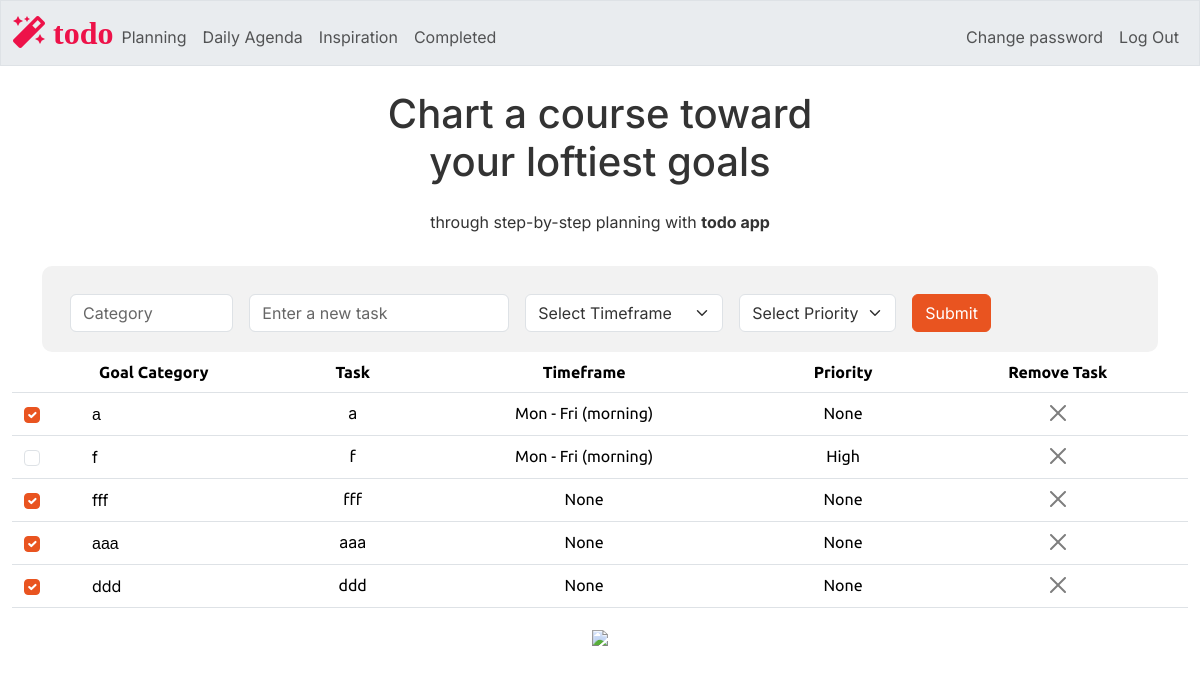
/ (signed in), run on the app's committed database.
### tables this page shows
CREATE TABLE tasks (
    id INTEGER PRIMARY KEY AUTOINCREMENT NOT NULL,
    users_id INTEGER NOT NULL,
    category TEXT NOT NULL,
    task TEXT NOT NULL,
    timeframe TEXT,
    priority TEXT,
    completion INTEGER DEFAULT 0, -- Default to 0 (false) for not completed
    FOREIGN KEY (users_id) REFERENCES users(id)
);

### app.py (the view)
@app.route("/", methods=["GET", "POST"])
@login_required
def index():
    users_id = session["user_id"]
    tasks = db.execute("SELECT * FROM tasks WHERE users_id =?", users_id)
    return render_template("index.html", tasks=tasks)

### app.py (called while the page is built)
@app.after_request
def after_request(response):
    response.headers["Cache-Control"] = "no-cache, no-store, must-revalidate"
    response.headers["Expires"] = 0
    response.headers["Pragma"] = "no-cache"
    return response

### helpers.py (called while the page is built)
def login_required(f):
    @wraps(f)
    def decorated_function(*args, **kwargs):
        if session.get("user_id") is None:
            return redirect("/login")
        return f(*args, **kwargs)
    return decorated_function

### templates/index.html (shortened to what this page needs)
{% extends "layout.html" %}
{% block main %}
    <div class="container">
        <form method="POST" action="/add_task" class="row gx-3 gy-2 align-items-center mx-auto text-center"  style="background-color: #f2f2f2; padding: 20px; border-radius: 10px;">
            <div class="col-sm-2">
                <input type="text" class="form-control" id="category" name="category" placeholder="Category" autocomplete="off" required>
            </div>
            <div class="col-auto">
                <input type="text" class="form-control" id="task" name="task" placeholder="Enter a new task" autocomplete="off" required>
            </div>
            <div class="col-auto">
                <select class="form-select" id="timeframe" name="timeframe" required>
                    <option selected disabled>Select Timeframe</option>
                </select>
            </div>
            <div class="col-auto">
                <select class="form-select" id="priority" name="priority" required>
                    <option selected disabled>Select Priority</option>
                </select>
            </div>
            <div class="col-auto">
            <button type="submit" class="btn btn-primary">Submit</button>
            </div>
        </form>
    </div>
    <table class="table">
        <thead>
            <tr>
                <th> Goal Category</th>
                <th> Task </th>
                <th> Timeframe </th>
                <th> Priority </th>
                <th> Remove Task </th>
            </tr>
        </thead>
        <tbody>
            {% for task in tasks %}
                <tr id="todo_row_{{ task.id }}" >
                    <td class="align-middle">
                        <div class="d-flex align-items-center " >
                            <form method="POST" action="/updateTaskStatus/{{ task.id }}" class="task-form completion-checkbox">
                                <div class=" col-auto d-flex justify-content-center align-items-center form-check" >
                                    <input class="form-check-input completion-checkbox"
                                           type="checkbox"
                                           id="completion_{{ task.id }}"
                                           name="task_completion"
                                           data-task-id="{{ task.id }}"
                                           data-completion="{{ task.completion}}"
                                           {% if task.completion == 1 %}checked{% endif %}
                                           onchange="updateTaskStatus(this)">
                                </div>
                            </form>
                            <label class="form-check-label ms-5" for="completion_{{ task.id }}">
                                {{ task.category }}
                            </label>
                        </div>
                    </td>
                    <td>{{ task.task }}</td>
                    <td>{{ task.timeframe }}</td>
                    <td>{{ task.priority }}</td>
                    <td>
                        <button class="btn-close" data-bs-toggle="modal" data-bs-target="#deleteConfirmationModal_{{ task.id }}"></button>
                    </td>
                </tr>
            {% endfor %}
        </tbody>
    </table>
    <img src="/static/planning2.png" class="wide-image">
{% endblock %}

### templates/layout.html (shortened to what this page needs)
<!DOCTYPE html>
<html lang="en">
    <head>
        <link href="/static/bootstrap.min.css" rel="stylesheet">
        <link href="/static/styles.css" rel="stylesheet">
        <link rel="stylesheet" href="https://cdnjs.cloudflare.com/ajax/libs/font-awesome/5.15.3/css/all.min.css">
    </head>
    <body>
        <nav class="bg-light border navbar navbar-expand-md navbar-light">
            <div class="container-fluid">
                <a class="site-logo" href="/"><span>
                    <i class="fas fa-magic" style="color: #ed1249;"> todo</i></span></a>
                <div class="collapse navbar-collapse" id="navbar">
                    {% if session["user_id"] %}
                        <ul class="navbar-nav me-auto mt-2">
                            <li class="nav-item"><a class="nav-link" href="/">Planning</a></li>
                            <li class="nav-item"><a class="nav-link" href="/goals">Daily Agenda</a></li>
                            <li class="nav-item"><a class="nav-link" href="/affirmations">Inspiration</a></li>
                            <li class="nav-item"><a class="nav-link" href="/completed">Completed</a></li>
                        </ul>
                        <ul class="navbar-nav ms-auto mt-2">
                            <li class="nav-item"><a class="nav-link" href="/password_change">Change password</a></li>
                            <li class="nav-item"><a class="nav-link" href="/logout">Log Out</a></li>
                        </ul>
                    {% else %}
                        <ul class="navbar-nav ms-auto mt-2">
                            <li class="nav-item"><a class="nav-link" href="/register">Register</a></li>
                            <li class="nav-item"><a class="nav-link" href="/login">Log In</a></li>
                        </ul>
                    {% endif %}
                </div>
            </div>
        </nav>
        <div class="container-fluid text-center mt-4">
            <h1 class="mb-4"> Chart a course toward <br>
                your loftiest goals </h1>
            <p>through step-by-step planning with <b>todo app</b> </p>
        </div>
        <main class="container-fluid py-4 text-center">
            {% block main %}{% endblock %}
        </main>
    </body>
</html>

### static/styles.css (style rules this page uses)
nav .site-logo { font-size: xx-large; text-decoration: none; }
p, span, div, h1, button { font-family: 'Inter', sans-serif; }
body { background-color: # f6f5f4; }

### data on the page
tasks: completion "☑", category "а", task "а", timeframe "Mon - Fri (morning)", priority "None"
tasks: category "f", task "f", timeframe "Mon - Fri (morning)", priority "High"
tasks: completion "☑", category "fff", task "fff", timeframe "None", priority "None"
tasks: completion "☑", category "ааа", task "ааа", timeframe "None", priority "None"
tasks: completion "☑", category "ddd", task "ddd", timeframe "None", priority "None"
